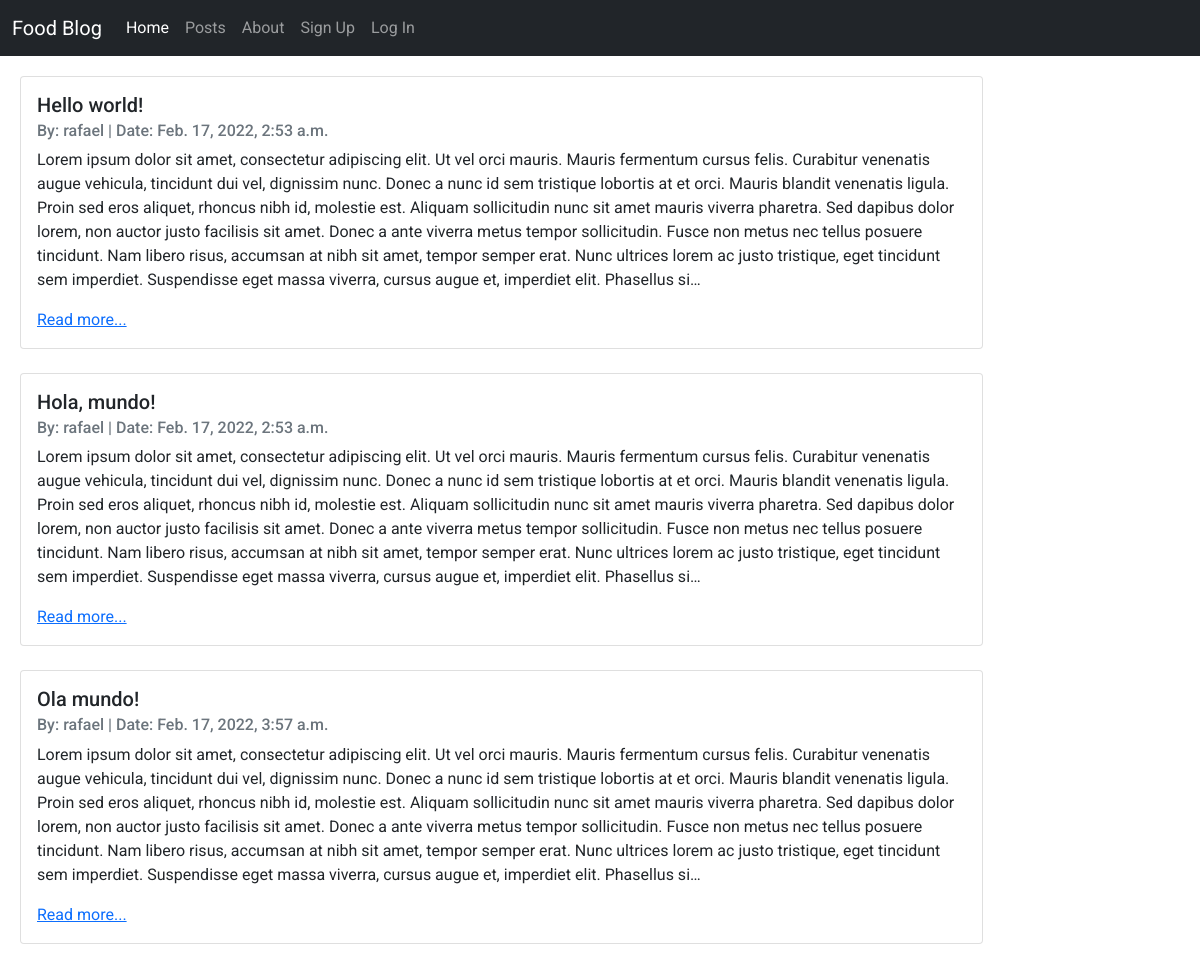
/posts/, run on the app's committed database.
### posts/models.py (models this page shows, shortened)
class Post(models.Model):
    title = models.CharField(max_length=256)
    author = models.ForeignKey(
        'auth.User',
        on_delete=models.CASCADE
    )
    body = models.TextField()
    created_at = models.DateTimeField(auto_now_add=True)

### posts/views.py (the view)
# urls.py: path('', PostListView.as_view(), name='post_list'),
class PostListView(ListView):
    template_name = "post_list.html"
    model = Post

### templates/post_list.html (shortened to what this page needs)
{% extends 'base.html' %}
{% block content %}
    {% for post in post_list %}
    <div class="row">
        <div class="col-md-10">
            <div class="card">
                <div class="card-body">
                    <h5 class="card-title">{{ post.title }}</h5>
                    <h6 class="card-subtitle mb-2 text-muted">
                        By: {{ post.author }} | Date: {{ post.created_at }}
                    </h6>
                    <p class="card-text">{{ post.body|truncatechars:750 }}</p>
                    <a href="{% url 'post_detail' post.id %}" class="card-link">Read more...</a>
                </div>
            </div>
            <br />
        </div>
    </div>
    {% endfor %}
{% endblock content %}

### templates/base.html (shortened to what this page needs)
{% load static %}
<!DOCTYPE html>
<html lang="en">
<head>
    <link
        href="https://cdn.jsdelivr.net/npm/bootstrap@5.1.3/dist/css/bootstrap.min.css"
        rel="stylesheet"
>
    <link rel="stylesheet" href="{% static 'css/base.css' %}">
</head>
<body>
    <nav class="navbar navbar-expand-lg navbar-dark bg-dark">
        <div class="container-fluid">
            <a class="navbar-brand" href="{% url 'home' %}">Food Blog</a>
            <div class="collapse navbar-collapse" id="navbarNav">
            <ul class="navbar-nav">
                <a class="nav-link active" aria-current="page" href="{% url 'home' %}">Home</a>
                    <a class="nav-link" href="{% url 'post_list' %}">Posts</a>
                    <a class="nav-link" href="{% url 'about' %}">About</a>
                {% if user.is_authenticated %}
                    <a class="nav-link" href="{% url 'post_new' %}">Create Post</a>
                    <a class="nav-link" href="{% url 'password_change' %}">Password Change</a>
                        <a class="nav-link" href="{% url 'logout' %}">Log out</a>
                {% else %}
                        <a class="nav-link" href="{% url 'signup' %}">Sign Up</a>
                        <a class="nav-link" href="{% url 'login' %}">Log In</a>
                {% endif %}
            </ul>
            </div>
        </div>
        </nav>
    <div class="main">
        {% block content %}
        {% endblock content %}
    </div>
</body>
</html>

### static/css/base.css (style rules this page uses)
body { font-family: 'Roboto', sans-serif; }
.main { padding: 10px; margin: 10px; }

### data on the page
Post: title "Hello world!", author "rafael", created_at "Feb. 17, 2022, 2:53 a.m.", body "Lorem ipsum dolor sit amet, consectetur adipiscing elit. Ut vel orci mauris. Mauris fermentum cursus felis. Curabitur venenatis augue vehicula, tincidunt dui vel, dignissim nunc. Donec a nunc id sem tristique lobortis at et orci. Mauris blandit venenatis ligula. Proin sed eros aliquet, rhoncus nibh id, molestie est. Aliquam sollicitudin nunc sit amet mauris viverra pharetra. Sed dapibus dolor lorem, non auctor justo facilisis sit amet. Donec a ante viverra metus tempor sollicitudin. Fusce non metus nec tellus posuere tincidunt. Nam libero risus, accumsan at nibh sit amet, tempor semper erat. Nunc ultrices lorem ac justo tristique, eget tincidunt sem imperdiet. Suspendisse eget massa…"
Post: title "Hola, mundo!", author "rafael", created_at "Feb. 17, 2022, 2:53 a.m.", body "Lorem ipsum dolor sit amet, consectetur adipiscing elit. Ut vel orci mauris. Mauris fermentum cursus felis. Curabitur venenatis augue vehicula, tincidunt dui vel, dignissim nunc. Donec a nunc id sem tristique lobortis at et orci. Mauris blandit venenatis ligula. Proin sed eros aliquet, rhoncus nibh id, molestie est. Aliquam sollicitudin nunc sit amet mauris viverra pharetra. Sed dapibus dolor lorem, non auctor justo facilisis sit amet. Donec a ante viverra metus tempor sollicitudin. Fusce non metus nec tellus posuere tincidunt. Nam libero risus, accumsan at nibh sit amet, tempor semper erat. Nunc ultrices lorem ac justo tristique, eget tincidunt sem imperdiet. Suspendisse eget massa…"
Post: title "Ola mundo!", author "rafael", created_at "Feb. 17, 2022, 3:57 a.m.", body "Lorem ipsum dolor sit amet, consectetur adipiscing elit. Ut vel orci mauris. Mauris fermentum cursus felis. Curabitur venenatis augue vehicula, tincidunt dui vel, dignissim nunc. Donec a nunc id sem tristique lobortis at et orci. Mauris blandit venenatis ligula. Proin sed eros aliquet, rhoncus nibh id, molestie est. Aliquam sollicitudin nunc sit amet mauris viverra pharetra. Sed dapibus dolor lorem, non auctor justo facilisis sit amet. Donec a ante viverra metus tempor sollicitudin. Fusce non metus nec tellus posuere tincidunt. Nam libero risus, accumsan at nibh sit amet, tempor semper erat. Nunc ultrices lorem ac justo tristique, eget tincidunt sem imperdiet. Suspendisse eget massa…"
